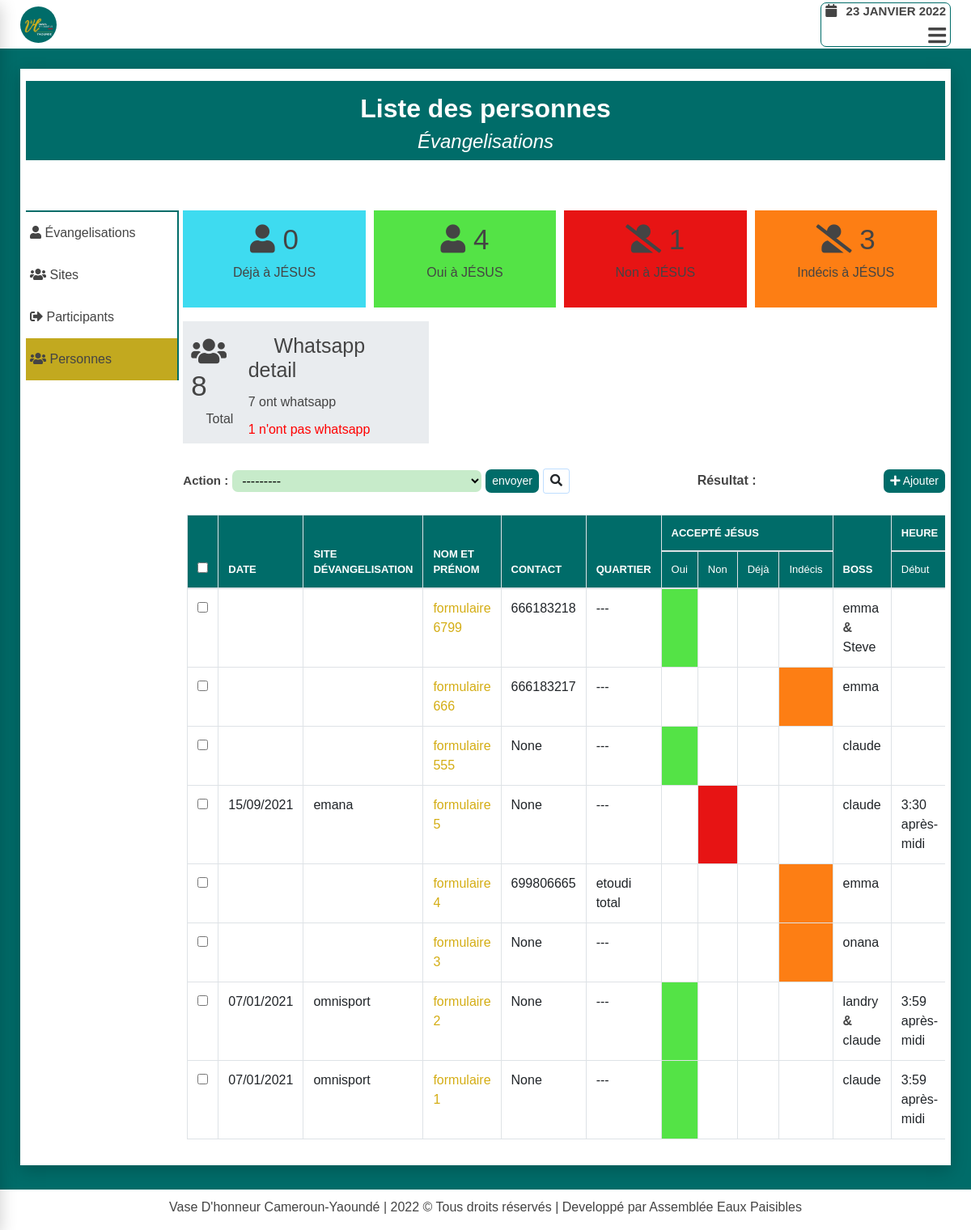
Screenshot of /evangelisation/operations/personnes/ with the database file from the repository.
### evangelisation/models.py (models this page shows, shortened)
class Person(models.Model):
    ACCEPTE_JESUS = (
        ('oui', 'Oui'),
        ('non', 'Non'),
        ('ras', 'Indécis'),
        ('déjà', 'Déjà')
    )
    SEXE = (
        ('masculin', 'Masculin'),
        ('féminin', 'Féminin')
    )
    WHATSAPP = (
        ('oui', 'Oui'),
        ('non', 'Non'),
    )
    author = models.ForeignKey(User, related_name='auth_personnes',
                                            on_delete=models.SET_NULL,
                                            blank=True,
                                            null=True,
                                            verbose_name="Enrgistré par ")
    evangelisation = models.ForeignKey(Evangelisation, related_name='personnes',
                                            on_delete=models.SET_NULL,
                                            blank=True,
                                            null=True,
                                            verbose_name="Moment d'évangelisation")
    date = models.DateField(auto_now_add=True)
    nom_et_prenom = models.CharField(max_length=200,
        verbose_name='Nom et Prénom',
        unique=True,
        null=False,
        help_text="ce champ doit avoir au moins trois caractères",
        error_messages={'unique':"Une personne avec ce nom existe déjà"})
    contacts = models.PositiveIntegerField(
                verbose_name="Numéro de téléphone",
                blank=True,
                null=True,
                default= "---",
                unique=True,
                help_text="Le numéro de téléphone doit avoir 09 chiffres",
                error_messages={'unique':"Le numéro de télephone existe déjà"}
        )
    quartier_d_habitation = models.CharField(
        max_length=200,
        verbose_name="Quartier d'habitation",
        help_text="ce champ doit avoir au moins trois caractères",
        blank=True,
        null=True,
        default="---"
    )
    accepte_jesus = models.CharField(choices=ACCEPTE_JESUS, max_length=15, verbose_name='Accepté JÉSUS')
    sexe = models.CharField(choices=SEXE, max_length=15, verbose_name='Sexe')
    whatsapp = models.CharField(choices=WHATSAPP, max_length=15, verbose_name='Whatsapp', blank=True,  null=True)
    boss = models.ManyToManyField(Participant, related_name='personnes',
                        verbose_name="Qui l'ont évangelisé ?",
                        help_text="selectionner les personnes ayant évangelisés cette personne", blank=True)
    sujets_de_priere = models.TextField(verbose_name="Prière et observation", null=True, blank=True, help_text="ce champ est optionnel")
    temoignages = models.TextField(verbose_name="Témoignage", null=True, blank=True, help_text="ce champ est optionnel")
    created = models.DateTimeField(auto_now_add=True, verbose_name='créer à')
    updated = models.DateTimeField(auto_now=True, verbose_name='mis à jour à')
    class Meta:
        verbose_name = "Personne évangélisé"
        ordering = ('-nom_et_prenom',)

class Participant(models.Model):
    SEXE = (
        ('masculin', 'Masculin'),
        ('féminin', 'Féminin')
    )
    nom_et_prenom = models.CharField(max_length=200, unique=True, error_messages={'unique':"Un participant avec ce nom et\ou prénom existe déjà"})
    sexe = models.CharField(choices=SEXE, max_length=15, verbose_name='Sexe')
    author = models.ForeignKey(User, related_name='participants',
                                on_delete=models.SET_NULL,
                                blank=True,
                                null=True,
                                verbose_name="créer par ")
    created = models.DateTimeField(auto_now_add=True)
    updated = models.DateTimeField(auto_now=True)

class Evangelisation(models.Model):
    status = (
        ('oui', 'Oui'),
        ('non', 'Non')
    )
    day = models.DateField(verbose_name="Jour d'évangélisation",
            default=timezone.now, unique=True,
            error_messages={'unique':"ce moment d'évangelisation existe déjà"})
    heure_de_debut = models.TimeField(default=timezone.now, verbose_name="Heure de début")
    heure_de_fin = models.TimeField(default=timezone.now, verbose_name="Heure de fin")
    site = models.ForeignKey(Site, related_name="evangelisations", verbose_name="Lieu d'évangelisation",
                            on_delete=models.SET_NULL, blank=True,  null=True)
    author = models.ForeignKey(User, related_name='evangs', on_delete=models.SET_NULL,
                                blank=True, null=True, verbose_name="créer par ")
    boss = models.ManyToManyField(Participant, related_name='participations',
                                blank=True, verbose_name="Qui sont présents ?")
    observation = models.TextField(verbose_name="Observations", null=True, blank=True)
    def dure(self):
        rest = None
        debut_minites = self.heure_de_debut.hour*60 + self.heure_de_debut.minute
        fin_minites = self.heure_de_fin.hour*60 + self.heure_de_fin.minute
        if debut_minites<=fin_minites:
            heure = (fin_minites - debut_minites)//60
            mini = (fin_minites - debut_minites)%60
            if 0<=heure<=9:
                if 0<=mini<=9:
                    rest = f"0{int(heure)}:0{mini}"
                else:
                    rest = f"0{int(heure)}:{mini}"
            else:
                if 0<=mini<=9:
                    rest = f"{int(heure)}:0{mini}"
                rest = f"{heure}:{mini}"
        else:
            return f"calcule impossible"
        return rest

class Site(models.Model):
    status = (
        ('oui', 'Oui'),
        ('non', 'Non')
    )
    nom_site_evangelisation = models.CharField(max_length=200,
                        verbose_name="site d'évangélisation",
                        help_text="le nom du site doit avoir au moins 03 caractères",
                        unique=True,
                        error_messages={'unique':"Un site avec ce nom existe déjà"})
    description = models.TextField(null=True, blank=True, verbose_name="Description", help_text="ajouter une description du site")
    image = models.ImageField(upload_to='images/site/%Y/%m/%d/', null=True, blank=True, help_text="ajouter une image")
    author = models.ForeignKey(User, related_name='sites',
                                on_delete=models.SET_NULL,
                                null=True,
                                verbose_name="ajouter par ")
    created = models.DateTimeField(auto_now_add=True)
    updated = models.DateTimeField(auto_now=True)
    class Meta:
        verbose_name = "Site d'évangélisation"
    def __str__(self):
        return self.nom_site_evangelisation

### evangelisation/views.py (the view)
def evangelisation_app_operations(request, type_opera):
    return get_liste_models_and_template(request, type_opera)

### evangelisation/templates/pages/liste.html (shortened to what this page needs)
{% extends 'base.html' %}
{% block hamburger %}
<div class="menu-btn">
    <i class="fas fa-bars"></i>
</div>
{% endblock hamburger %}
{% block content %}
<div class="wrapper-head-liste">
    <div class="head-liste">
        <h2>Liste des {{type_opera}}</h2>
        <h4>Évangelisations</h4>
    </div>
</div>
<div class="wrapper-liste">
    <div class="row">
        <div class="col-md-2">
            {% include 'partials/operation-side-bar-link.html' %}
        </div>
        <div class="col-md-10">
            <div class="liste">
                {% if type_opera == "personnes" %}
                    <div class="row">
                        <div class="col-md-6 col-xl-3 col-lg-3 col-sm-6">
                            <div class="wrapper-evang-infos">
                                <div class="deja">
                                    <h2><i class="fa fa-user"></i> {{pers_deja|length}}</h2>
                                    <p>Déjà à JÉSUS</p>
                                </div>
                            </div>
                        </div>
                        <div class="col-md-6 col-xl-3 col-lg-3 col-sm-6" >
                            <div class="wrapper-evang-infos">
                                <div class="oui">
                                    <h2><i class="fa fa-user"></i> {{pers_oui|length}}</h2>
                                    <p>Oui à JÉSUS</p>
                                </div>
                            </div>
                        </div>
                        <div class="col-md-6 col-xl-3 col-lg-3 col-sm-6" >
                            <div class="wrapper-evang-infos">
                                <div class="non">
                                    <h2><i class="fa fa-user-slash"></i> {{pers_non|length}}</h2>
                                    <p>Non à JÉSUS</p>
                                </div>
                            </div>
                        </div>
                        <div class="col-md-6 col-xl-3 col-lg-3 col-sm-6">
                            <div class="wrapper-evang-infos">
                                <div class="indecis">
                                    <h2><i class="fa fa-user-slash"></i> {{pers_ras|length}}</h2>
                                    <p>Indécis à JÉSUS</p>
                                </div>
                            </div>
                        </div>
                        <div class="col-md-12 col-xl-4 col-lg-4">
                            <div class="wrapper-evang-infos">
                                <div class="wrapper-whatsapp">
                                    <div class="total-pers">
                                        <h2><i class="fa fa-users"></i> {{models|length}}</h2>
                                        <p>Total</p>
                                    </div>
                                    <div class="whatsapp">
                                        <h2><i class="fa fa-whatsapp"></i> Whatsapp detail</h2>
                                        <div class="oui-whatsapp">
                                            <p>{{pers_whatsapp_oui|length}} ont whatsapp</p>
                                        </div>
                                        <div class="non-whatsapp">
                                            <p style="color:red;">{{pers_whatsapp_non|length}} n'ont pas whatsapp</p>
                                        </div>
                                    </div>
                                </div>
                            </div>
                        </div>
                    </div>
                {% endif %}
                <form id="form-suppresion-liste"
                    action="{% url 'evangelisation:evangelisation_app_operations_models_supprimer' type_opera %}"
                    method="post" class="form-group marg-top">
                    <div class="form-inline form">
                        <div class="form-field form-inline">
                            <label for="suppression">Action : </label>
                            <select name="objects" id="suppression">
                                <option value="---------">
                                    ---------
                                </option>
                            </select>
                            <button type="submit" class="btn btn-success btn-sm" id="btn-liste-delete">envoyer</button>
                            <button type="button"
                            class="btn btn-default btn-sm"
                            id="btn-search">
                                <i class="fas fa-search"></i>
                            </button>
                        </div>
                        <div class="counter-selected">
                            <b>Résultat : </b> <b id="selection" style="color:red;"></b>
                        </div>
                        <div class="wrapper-btn-add">
                            <a class="btn btn-success btn-sm btn-media-query"
                                href="{% url 'evangelisation:evangelisation_app_form_nbre' type_opera %}">
                                <i class="fas fa-plus"></i>
                                Ajouter
                        </a>
                        </div>
                    </div>
                    <div class="results" id="results">
                        {% if type_opera == "participants" %}
                            {% include 'pages/participant/liste_participant.html' %}
                        {% elif type_opera == "sites" %}
                            {% include 'pages/site/liste_site.html' %}
                        {% elif type_opera == "personnes" %}
                            {% include 'pages/personne/liste_personne.html' %}
                        {% elif type_opera == "évangelisations" %}
                            {% include 'pages/evangelisation/liste_evangelisation.html' %}
                        {% endif %}
                    </div>
                </form>
            </div>
        </div>
    </div>
</div>
{% endblock content %}

### evangelisation/templates/pages/personne/table_personne.html (shortened to what this page needs)
{% for pers in models %}
    <tr>
        <td scope="row" class="action-checkbox">
            <input type="checkbox" name="selected_action"
                value="{{ pers.id }} " class="action-select">
        </td>
        <td>{{ pers.evangelisation.day|date:"d/m/Y" }}</td>
        <td>{{ pers.evangelisation.site }}</td>
        <td>
            <a style="color: #d4ad14;" href="{% url 'evangelisation:evangelisation_app_operations_modifier' 'personnes' pers.id  %}">
                {{ pers.nom_et_prenom }}
            </a>
        </td>
        <td>{{ pers.contacts }}</td>
        <td>{{ pers.quartier_d_habitation }}</td>
        {% if pers.accepte_jesus == 'oui' %}
            <td style="background-color: #54E346;"></td>
            <td></td>
            <td></td>
            <td></td>
        {% elif pers.accepte_jesus == 'non' %}
            <td></td>
            <td style="background-color: #E71414;"></td>
            <td></td>
            <td></td>
        {% elif pers.accepte_jesus == 'déjà' %}
            <td></td>
            <td></td>
            <td style="background-color: #3EDBF0;"></td>
            <td></td>
        {% elif pers.accepte_jesus == 'ras' %}
            <td></td>
            <td></td>
            <td></td>
            <td style="background-color: #fd7e14;"></td>
        {% endif %}
        <td>
            {% for boss in pers.boss.all %}
            {{ boss.nom_et_prenom }}
            {% ifnotequal forloop.last True  %}
            <b> & </b>
            {% endifnotequal %}
            {% endfor %}
        </td>
        <td>{{ pers.evangelisation.heure_de_debut }}</td>
    </tr>
{% endfor %}

### rows the page displays
Person: nom_et_prenom "formulaire 6799", contacts "666183218", quartier_d_habitation "---", accepte_jesus "oui" (drawn)
Participant: nom_et_prenom "emma"
Participant: nom_et_prenom "Steve"
Person: nom_et_prenom "formulaire 666", contacts "666183217", quartier_d_habitation "---", accepte_jesus "ras" (drawn)
Person: nom_et_prenom "formulaire 555", contacts "None", quartier_d_habitation "---", accepte_jesus "oui" (drawn)
Participant: nom_et_prenom "claude"
Person: evangelisation.day "15/09/2021", evangelisation.site "emana", nom_et_prenom "formulaire 5", contacts "None", quartier_d_habitation "---", accepte_jesus "non" (drawn), evangelisation.heure_de_debut "3:30 après-midi"
Person: nom_et_prenom "formulaire 4", contacts "699806665", quartier_d_habitation "etoudi total", accepte_jesus "ras" (drawn)
Person: nom_et_prenom "formulaire 3", contacts "None", quartier_d_habitation "---", accepte_jesus "ras" (drawn)
Participant: nom_et_prenom "onana"
Person: evangelisation.day "07/01/2021", evangelisation.site "omnisport", nom_et_prenom "formulaire 2", contacts "None", quartier_d_habitation "---", accepte_jesus "oui" (drawn), evangelisation.heure_de_debut "3:59 après-midi"
Participant: nom_et_prenom "landry"
Person: evangelisation.day "07/01/2021", evangelisation.site "omnisport", nom_et_prenom "formulaire 1", contacts "None", quartier_d_habitation "---", accepte_jesus "oui" (drawn), evangelisation.heure_de_debut "3:59 après-midi"

### other values shown
{{ type_opera }} "personnes"
{{ pers_deja|length }} "0"
{{ pers_oui|length }} "4"
{{ pers_ras|length }} "3"
{{ models|length }} "8"
{{ pers_whatsapp_oui|length }} "7"
{{ pers_whatsapp_non|length }} "1"
